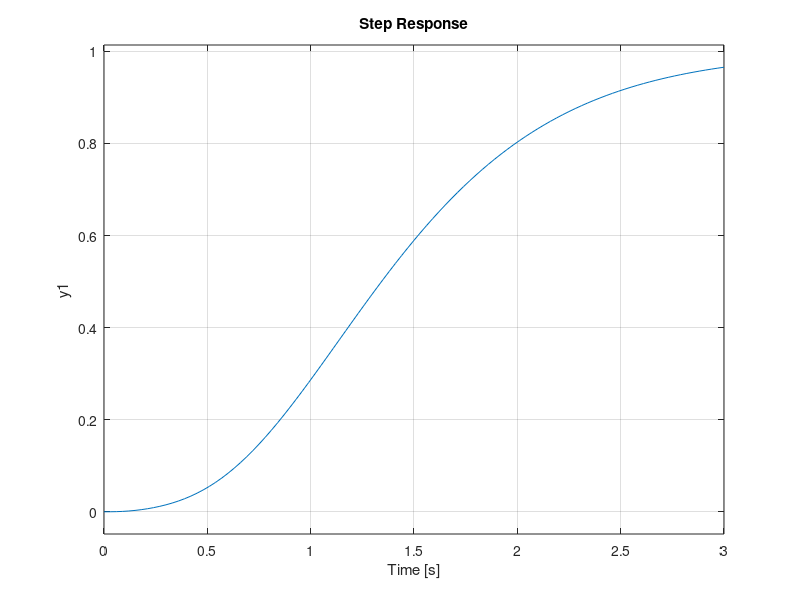

MATLAB code for this plot:
clear
clc
%*******************************************
% State Space
A = [-3.785    -19.167   0    0;
   0.469    0.976   0    0;
   0   1   0    0;
   1    0    20    0]

B = [34.409;27.686;0;0]

C = [0 0 0 1]
%*******************************************
% Augmented system

Ag = [ A   zeros(4,1);
       -C  0        ]
Bg = [ B; 0]
Cg = [C 0]

M = [B A; 0 -C]
rank(M)

pause
%*******************************************
P = [-2, -3, -4, -5, -6]

K = acker(Ag, Bg, P)

K1 = K(1:4)
K2 = -K(5)
%*******************************************
% Closed-loop system
Acl = [A - B * K1       B * K2;
        -C                0     ]

Bcl = [zeros(4,1); 1]
Ccl = [C 0]

sys_cl = ss(Acl, Bcl, Ccl, 0)
step(sys_cl)